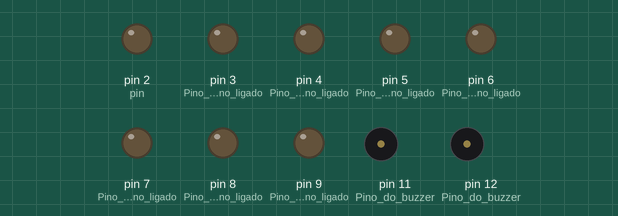
The sketch below on a simulated Arduino Uno, built with avr-gcc and run on an emulated ATmega328P. Shown: output pins drawn as LEDs (lit = HIGH), buzzer (waves = sounding, pin HIGH).

Above: at 1.0 s.
At 2.22 s:
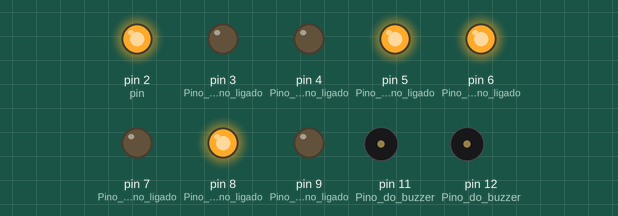
At 3.85 s:
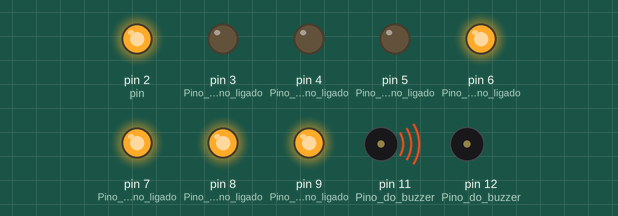
At 5.45 s:
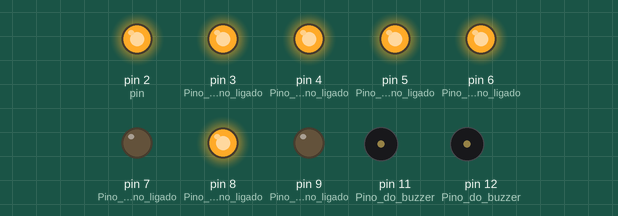
At 7.67 s:
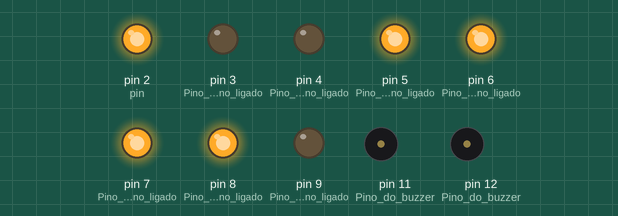
At 10.31 s:
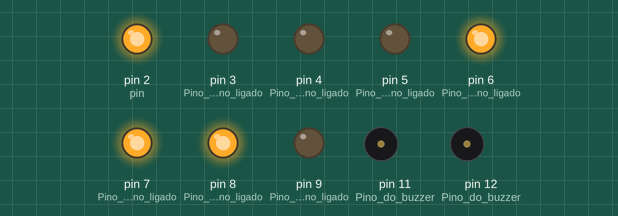
Timing chart, 0 to 12.5 s (numbered marks = the images above):
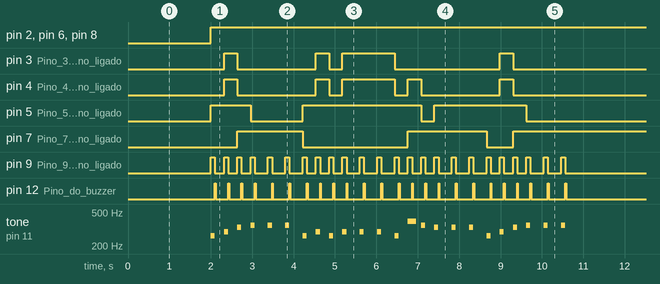

The sketch:

rest_health_checker.ino
```cpp
byte seven_seg_digits[7][7] = {  {  1,0,0,1,1,0,1 },  // = Digito C
                                 {  1,1,1,1,1,0,1 },  // = Digito D
                                 {  1,0,0,1,1,1,1 },  // = Digito E
                                 {  1,0,0,0,1,1,1 },  // = Digito F
                                 {  1,0,1,1,1,1,1 },  // = Digito G
                                 {  1,1,1,0,1,1,1 },  // = Digito A
                                 {  1,1,1,1,1,1,1 },  // = Digito B
                                 };

void setup() {
  pinMode(11,OUTPUT); //Pino do buzzer
  pinMode(12,OUTPUT); //Pino do buzzer
  pinMode(2, OUTPUT); //Pino 2 do Arduino ligado ao segmento A
  pinMode(3, OUTPUT); //Pino 3 do Arduino ligado ao segmento B
  pinMode(4, OUTPUT); //Pino 4 do Arduino ligado ao segmento C
  pinMode(5, OUTPUT); //Pino 5 do Arduino ligado ao segmento D
  pinMode(6, OUTPUT); //Pino 6 do Arduino ligado ao segmento E
  pinMode(7, OUTPUT); //Pino 7 do Arduino ligado ao segmento F
  pinMode(8, OUTPUT); //Pino 8 do Arduino ligado ao segmento G
  pinMode(9, OUTPUT); //Pino 9 do Arduino ligado ao segmento PONTO
  writePonto(0);  // Inicia com o ponto desligado

}

void writePonto(byte dot){   //Funcao que aciona o ponto no display

  digitalWrite(9, dot);

}

void sevenSegWrite(byte digit)  //Funcao que aciona o display
{
  byte pin = 2;

  //Percorre o array ligando os segmentos correspondentes ao digito
  for (byte segCount = 0; segCount < 7; ++segCount)
  {
    digitalWrite(pin, seven_seg_digits[digit][segCount]);
    ++pin;
  }
    writePonto(1);  //Liga o ponto
    delay(100);   //Aguarda 100 milisegundos
    writePonto(0);  //Desliga o ponto
}


void loop() {

    delay(2000);

    tone(11,262,100); //DO
    sevenSegWrite(0);
    digitalWrite(12, HIGH);
    delay(20);
    digitalWrite(12, LOW);

    delay(200);
    tone(11,294,100); //RE
    sevenSegWrite(1);
    digitalWrite(12, HIGH);
    delay(20);
    digitalWrite(12, LOW);


    delay(200);
    tone(11,330,100); //MI
    sevenSegWrite(2);
    digitalWrite(12, HIGH);
    delay(20);
    digitalWrite(12, LOW);

    delay(200);
    tone(11,349,100); //FA
    sevenSegWrite(3);
    digitalWrite(12, HIGH);
    delay(20);
    digitalWrite(12, LOW);

    delay(300);
    tone(11,349,100); //FA
    sevenSegWrite(3);
    digitalWrite(12, HIGH);
    delay(20);
    digitalWrite(12, LOW);

    delay(300);
    tone(11,349,100); //FA
    sevenSegWrite(3);
    digitalWrite(12, HIGH);
    delay(20);
    digitalWrite(12, LOW);

    delay(300);
    tone(11,262,100); //DO
    sevenSegWrite(0);
    digitalWrite(12, HIGH);
    delay(20);
    digitalWrite(12, LOW);

    delay(200);
    tone(11,294,100); //RE
    sevenSegWrite(1);
    digitalWrite(12, HIGH);
    delay(20);
    digitalWrite(12, LOW);

    delay(200);
    tone(11,262,100); //DO]
    sevenSegWrite(0);
    digitalWrite(12, HIGH);
    delay(20);
    digitalWrite(12, LOW);

    delay(200);
    tone(11,294,100); //RE
    sevenSegWrite(1);
    digitalWrite(12, HIGH);
    delay(20);
    digitalWrite(12, LOW);

    delay(300);
    tone(11,294,100); //RE
    sevenSegWrite(1);
    digitalWrite(12, HIGH);
    delay(20);
    digitalWrite(12, LOW);

    delay(300);
    tone(11,294,100); //RE
    sevenSegWrite(1);
    digitalWrite(12, HIGH);
    delay(20);
    digitalWrite(12, LOW);

    delay(300);
    tone(11,262,100); //DO
    sevenSegWrite(0);
    digitalWrite(12, HIGH);
    delay(20);
    digitalWrite(12, LOW);

    delay(200);
    tone(11,392,200); //SOL
    sevenSegWrite(4);
    digitalWrite(12, HIGH);
    delay(20);
    digitalWrite(12, LOW);

    delay(200);
    tone(11,349,100); //FA
    sevenSegWrite(3);
    digitalWrite(12, HIGH);
    delay(20);
    digitalWrite(12, LOW);

    delay(200);
    tone(11,330,100); //MI
    sevenSegWrite(2);
    digitalWrite(12, HIGH);
    delay(20);
    digitalWrite(12, LOW);

    delay(300);
    tone(11,330,100); //MI
    sevenSegWrite(2);
    digitalWrite(12, HIGH);
    delay(20);
    digitalWrite(12, LOW);

    delay(300);
    tone(11,330,100); //MI
    sevenSegWrite(2);
    digitalWrite(12, HIGH);
    delay(20);
    digitalWrite(12, LOW);

    delay(300);
    tone(11,262,100); //DO
    sevenSegWrite(0);
    digitalWrite(12, HIGH);
    delay(20);
    digitalWrite(12, LOW);

    delay(200);
    tone(11,294,100); //RE
    sevenSegWrite(1);
    digitalWrite(12, HIGH);
    delay(20);
    digitalWrite(12, LOW);

    delay(200);
    tone(11,330,100); //MI
    sevenSegWrite(2);
    digitalWrite(12, HIGH);
    delay(20);
    digitalWrite(12, LOW);

    delay(200);
    tone(11,349,100); //FA
    sevenSegWrite(3);
    digitalWrite(12, HIGH);
    delay(20);
    digitalWrite(12, LOW);

    delay(300);
    tone(11,349,100); //FA
    sevenSegWrite(3);
    digitalWrite(12, HIGH);
    delay(20);
    digitalWrite(12, LOW);

    delay(300);
    tone(11,349,100); //FA
    sevenSegWrite(3);
    digitalWrite(12, HIGH);
    delay(20);
    digitalWrite(12, LOW);

    delay(300);
}
```

Measured:
- by itself, pin 2 (pin), pin 6 (Pino_6_do_Arduino_ligado), pin 8 (Pino_8_do_Arduino_ligado): LOW → HIGH at 2.0 s
- by itself, pin 5 (Pino_5_do_Arduino_ligado): repeats every 10.9 s: LOW 1.3 s, HIGH 2.9 s, LOW 0.32 s, HIGH 2.2 s, LOW 3.3 s, HIGH 0.96 s
- by itself, pin 7 (Pino_7_do_Arduino_ligado): repeats every 10.9 s: LOW 2.5 s, HIGH 1.9 s, LOW 0.64 s, HIGH 3.6 s, LOW 0.64 s, HIGH 1.6 s
- by itself, pin 9 (Pino_9_do_Arduino_ligado), pin 12 (Pino_do_buzzer): moves between LOW and HIGH, repeating every 10.9 s
- by itself, pin 3 (Pino_3_do_Arduino_ligado): repeats every 10.9 s: LOW 1.9 s, HIGH 0.32 s, LOW 0.32 s, HIGH 1.3 s, LOW 2.5 s, HIGH 0.32 s, LOW 3.9 s, HIGH 0.32 s
- by itself, pin 4 (Pino_4_do_Arduino_ligado): repeats every 10.9 s: LOW 1.9 s, HIGH 0.32 s, LOW 0.32 s, HIGH 1.3 s, LOW 0.32 s, HIGH 0.32 s, LOW 1.9 s, HIGH 0.32 s, LOW 3.9 s, HIGH 0.32 s
